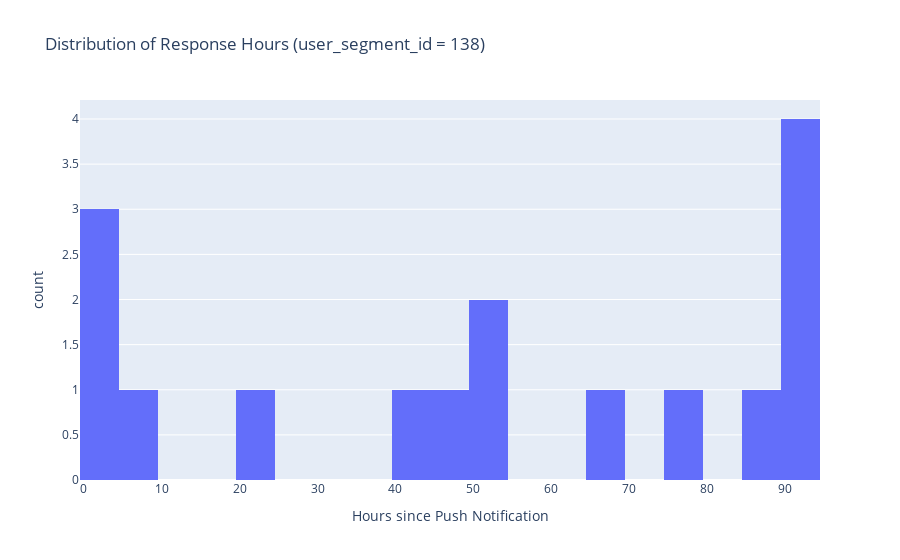
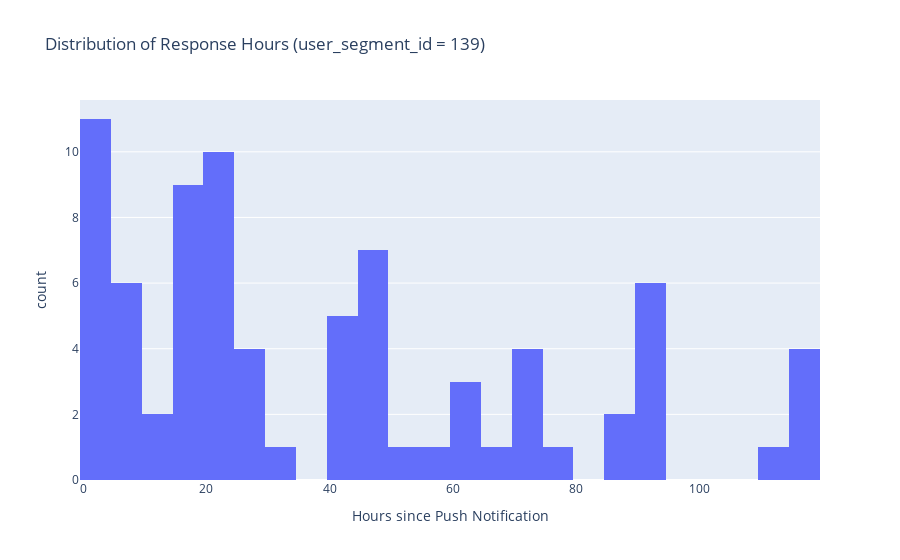

The cell these charts' notebook holds for them, in order:
### Markdown cell above
<b>Response Hours in Campaign 138 and 139</b>

### Code cell
# Visualize response_hours distribution for user_segment_id 138
fig_138_hours = px.histogram(
    df_response_138,
    x="response_hours",
    nbins=24,
    title="Distribution of Response Hours (user_segment_id = 138)",
    labels={"response_hours": "Hours since Push Notification", "count": "Number of Users"}
)
fig_138_hours.show()

# Visualize response_hours distribution for user_segment_id 139
fig_139_hours = px.histogram(
    df_response_139,
    x="response_hours",
    nbins=24,
    title="Distribution of Response Hours (user_segment_id = 139)",
    labels={"response_hours": "Hours since Push Notification", "count": "Number of Users"}
)
fig_139_hours.show()

### Figure 1 — Plotly figure (JSON) as saved in the notebook; plotly's stock layout.template omitted (floating-point values rounded to 4 significant figures)
{"data": [{"bingroup": "x", "hovertemplate": "Hours since Push Notification=%{x}<br>count=%{y}<extra></extra>", "legendgroup": "", "marker": {"color": "#636efa", "pattern": {"shape": ""}}, "name": "", "nbinsx": 24, "orientation": "v", "showlegend": false, "type": "histogram", "x": [46.0, 40.0, 1.0, 91.0, 93.0, 54.0, 67.0, 1.0, 88.0, 78.0, 21.0, 93.0, 5.0, 50.0, 93.0, 0.0], "xaxis": "x", "yaxis": "y"}], "layout": {"barmode": "relative", "legend": {"tracegroupgap": 0}, "title": {"text": "Distribution of Response Hours (user_segment_id = 138)"}, "xaxis": {"anchor": "y", "domain": [0, 1], "title": {"text": "Hours since Push Notification"}}, "yaxis": {"anchor": "x", "domain": [0, 1], "title": {"text": "count"}}}}

### Figure 2 — Plotly figure (JSON) as saved in the notebook; plotly's stock layout.template omitted (floating-point values rounded to 4 significant figures)
{"data": [{"bingroup": "x", "hovertemplate": "Hours since Push Notification=%{x}<br>count=%{y}<extra></extra>", "legendgroup": "", "marker": {"color": "#636efa", "pattern": {"shape": ""}}, "name": "", "nbinsx": 24, "orientation": "v", "showlegend": false, "type": "histogram", "x": [9.0, 113.0, 8.0, 45.0, 21.0, 25.0, 43.0, 22.0, 7.0, 20.0, 93.0, 119.0, 68.0, 17.0, 15.0, 3.0, 116.0, 62.0, 0.0, 6.0, 20.0, 94.0, 64.0, 71.0, 9.0, 115.0, 48.0, 45.0, 21.0, 18.0, 2.0, 62.0, 26.0, 44.0, 2.0, 17.0, 94.0, 86.0, 21.0, 54.0, 118.0, 30.0, 4.0, 1.0, 42.0, 55.0, 25.0, 17.0, 93.0, 88.0, 42.0, 22.0, 94.0, 22.0, 2.0, 45.0, 75.0, 73.0, 18.0, 18.0, 6.0, 28.0, 2.0, 24.0, 17.0, 49.0, 12.0, 47.0, 46.0, 94.0, 17.0, 22.0, 73.0, 40.0, 4.0, 74.0, 14.0, 0.0, 4.0], "xaxis": "x", "yaxis": "y"}], "layout": {"barmode": "relative", "legend": {"tracegroupgap": 0}, "title": {"text": "Distribution of Response Hours (user_segment_id = 139)"}, "xaxis": {"anchor": "y", "domain": [0, 1], "title": {"text": "Hours since Push Notification"}}, "yaxis": {"anchor": "x", "domain": [0, 1], "title": {"text": "count"}}}}
